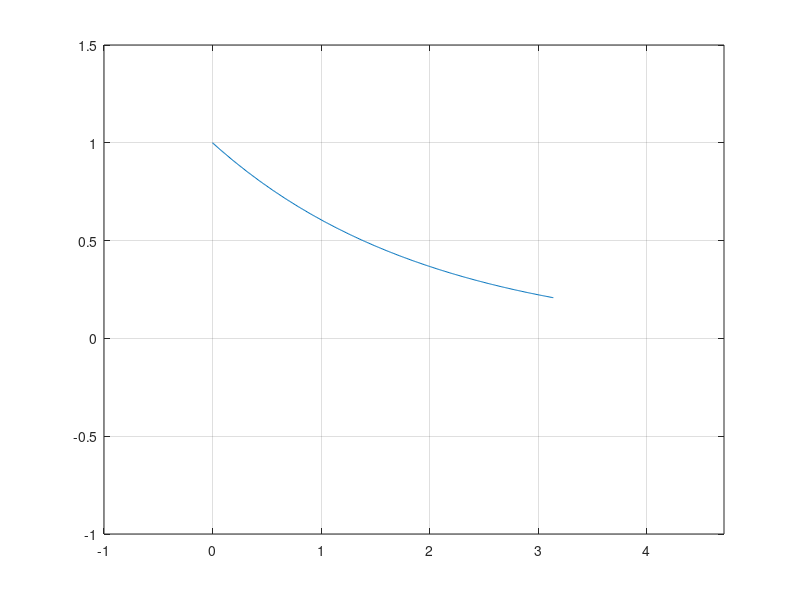

Reproduce this figure in MATLAB. (Note: this script raises an error after producing the figure.)
function graficaejem65()
p=@(t) exp(-t/2);
t = (-0.0001:0.01:pi);
s=p(t);
plot (t,s);
grid on; 
axis([-1 (3/2)*pi -1 1.5]);
ax=gca;
ax.XAxisLocation = 'origin';
ax.YAxisLocation = 'origin';
ax.Box='off';
end